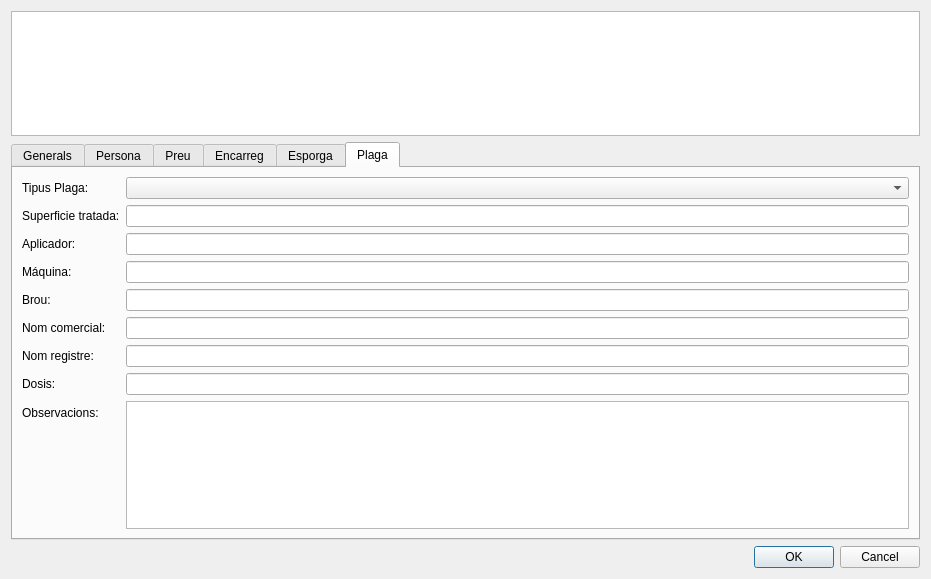
<?xml version="1.0" encoding="UTF-8"?>
<ui version="4.0">
 <class>Dialog</class>
 <widget class="QDialog" name="Dialog">
  <property name="geometry">
   <rect>
    <x>0</x>
    <y>0</y>
    <width>931</width>
    <height>579</height>
   </rect>
  </property>
  <property name="windowTitle">
   <string>Dialog</string>
  </property>
  <layout class="QVBoxLayout" name="verticalLayout">
   <item>
    <widget class="QTableView" name="tbl_main">
     <property name="alternatingRowColors">
      <bool>true</bool>
     </property>
     <property name="selectionMode">
      <enum>QAbstractItemView::SingleSelection</enum>
     </property>
     <property name="selectionBehavior">
      <enum>QAbstractItemView::SelectRows</enum>
     </property>
     <property name="sortingEnabled">
      <bool>true</bool>
     </property>
    </widget>
   </item>
   <item>
    <widget class="QTabWidget" name="tabWidget">
     <property name="currentIndex">
      <number>5</number>
     </property>
     <widget class="QWidget" name="tab">
      <attribute name="title">
       <string>Generals</string>
      </attribute>
      <layout class="QFormLayout" name="formLayout">
       <item row="0" column="0">
        <widget class="QLabel" name="label_2">
         <property name="text">
          <string>id:</string>
         </property>
        </widget>
       </item>
       <item row="0" column="1">
        <widget class="QLineEdit" name="id"/>
       </item>
       <item row="1" column="0">
        <widget class="QLabel" name="label">
         <property name="text">
          <string>ambit:</string>
         </property>
        </widget>
       </item>
       <item row="1" column="1">
        <widget class="QComboBox" name="ambit"/>
       </item>
       <item row="2" column="0">
        <widget class="QLabel" name="label_3">
         <property name="text">
          <string>data inici:</string>
         </property>
        </widget>
       </item>
       <item row="2" column="1">
        <widget class="QDateEdit" name="data_inici"/>
       </item>
       <item row="3" column="0">
        <widget class="QLabel" name="label_4">
         <property name="text">
          <string>data fi:</string>
         </property>
        </widget>
       </item>
       <item row="3" column="1">
        <widget class="QDateEdit" name="data_fi"/>
       </item>
       <item row="4" column="0">
        <widget class="QLabel" name="label_6">
         <property name="text">
          <string>tipus:</string>
         </property>
        </widget>
       </item>
       <item row="4" column="1">
        <widget class="QComboBox" name="tipus_incidencia"/>
       </item>
       <item row="5" column="0">
        <widget class="QLabel" name="label_5">
         <property name="text">
          <string>descripcio:</string>
         </property>
        </widget>
       </item>
       <item row="5" column="1">
        <widget class="QPlainTextEdit" name="descripcio"/>
       </item>
      </layout>
     </widget>
     <widget class="QWidget" name="tab_2">
      <attribute name="title">
       <string>Persona</string>
      </attribute>
      <layout class="QFormLayout" name="formLayout_3">
       <item row="0" column="0">
        <widget class="QLabel" name="label_7">
         <property name="text">
          <string>Persona de:</string>
         </property>
        </widget>
       </item>
       <item row="0" column="1">
        <widget class="QLineEdit" name="persona_de"/>
       </item>
       <item row="1" column="0">
        <widget class="QLabel" name="label_8">
         <property name="text">
          <string>Persona a:</string>
         </property>
        </widget>
       </item>
       <item row="1" column="1">
        <widget class="QLineEdit" name="persona_a">
         <property name="text">
          <string/>
         </property>
        </widget>
       </item>
       <item row="2" column="0">
        <widget class="QLabel" name="label_9">
         <property name="text">
          <string>Document:</string>
         </property>
        </widget>
       </item>
       <item row="2" column="1">
        <widget class="QLineEdit" name="document">
         <property name="text">
          <string/>
         </property>
        </widget>
       </item>
       <item row="3" column="0">
        <widget class="QLabel" name="label_10">
         <property name="text">
          <string>Partida:</string>
         </property>
        </widget>
       </item>
       <item row="3" column="1">
        <widget class="QPlainTextEdit" name="partida"/>
       </item>
      </layout>
     </widget>
     <widget class="QWidget" name="tab_5">
      <attribute name="title">
       <string>Preu</string>
      </attribute>
      <layout class="QFormLayout" name="formLayout_4">
       <item row="0" column="0">
        <widget class="QLabel" name="label_13">
         <property name="text">
          <string>Preu base</string>
         </property>
        </widget>
       </item>
       <item row="0" column="1">
        <widget class="QLineEdit" name="preu_base"/>
       </item>
       <item row="1" column="0">
        <widget class="QLabel" name="label_12">
         <property name="text">
          <string>IVA %:</string>
         </property>
        </widget>
       </item>
       <item row="1" column="1">
        <widget class="QLineEdit" name="iva">
         <property name="text">
          <string/>
         </property>
        </widget>
       </item>
       <item row="2" column="0">
        <widget class="QLabel" name="label_11">
         <property name="text">
          <string>Quantitat:</string>
         </property>
        </widget>
       </item>
       <item row="2" column="1">
        <widget class="QLineEdit" name="quantitat">
         <property name="text">
          <string/>
         </property>
        </widget>
       </item>
       <item row="3" column="0">
        <widget class="QLabel" name="label_14">
         <property name="text">
          <string>Unitat:</string>
         </property>
        </widget>
       </item>
       <item row="3" column="1">
        <widget class="QLineEdit" name="unitat">
         <property name="text">
          <string/>
         </property>
        </widget>
       </item>
       <item row="4" column="0">
        <widget class="QLabel" name="label_15">
         <property name="text">
          <string>Preu unitari:</string>
         </property>
        </widget>
       </item>
       <item row="4" column="1">
        <widget class="QLineEdit" name="preu_unitari">
         <property name="text">
          <string/>
         </property>
        </widget>
       </item>
       <item row="5" column="0">
        <widget class="QLabel" name="label_16">
         <property name="text">
          <string>Data factura:</string>
         </property>
        </widget>
       </item>
       <item row="5" column="1">
        <widget class="QDateEdit" name="data_factura"/>
       </item>
      </layout>
     </widget>
     <widget class="QWidget" name="tab_8">
      <attribute name="title">
       <string>Encarreg</string>
      </attribute>
      <layout class="QFormLayout" name="formLayout_5">
       <item row="0" column="0">
        <widget class="QLabel" name="label_18">
         <property name="text">
          <string>data encarreg:</string>
         </property>
        </widget>
       </item>
       <item row="0" column="1">
        <widget class="QDateEdit" name="data_encarreg"/>
       </item>
       <item row="1" column="0">
        <widget class="QLabel" name="label_17">
         <property name="text">
          <string>data execució:</string>
         </property>
        </widget>
       </item>
       <item row="1" column="1">
        <widget class="QDateEdit" name="data_execucio"/>
       </item>
       <item row="2" column="0">
        <widget class="QLabel" name="label_19">
         <property name="text">
          <string>observacions:</string>
         </property>
        </widget>
       </item>
       <item row="2" column="1">
        <widget class="QPlainTextEdit" name="observacions"/>
       </item>
      </layout>
     </widget>
     <widget class="QWidget" name="tab_6">
      <attribute name="title">
       <string>Esporga</string>
      </attribute>
      <layout class="QFormLayout" name="formLayout_6">
       <item row="0" column="0">
        <widget class="QLabel" name="label_20">
         <property name="text">
          <string>Tipus Esporga:</string>
         </property>
        </widget>
       </item>
       <item row="0" column="1">
        <widget class="QComboBox" name="tipus_esporga"/>
       </item>
       <item row="1" column="0">
        <widget class="QLabel" name="label_21">
         <property name="text">
          <string>Temporada Esporga:</string>
         </property>
        </widget>
       </item>
       <item row="1" column="1">
        <widget class="QComboBox" name="esporga_temporada"/>
       </item>
      </layout>
     </widget>
     <widget class="QWidget" name="tab_7">
      <attribute name="title">
       <string>Plaga</string>
      </attribute>
      <layout class="QFormLayout" name="formLayout_7">
       <item row="0" column="0">
        <widget class="QLabel" name="label_22">
         <property name="text">
          <string>Tipus Plaga:</string>
         </property>
        </widget>
       </item>
       <item row="0" column="1">
        <widget class="QComboBox" name="tipus_plaga"/>
       </item>
       <item row="1" column="0">
        <widget class="QLabel" name="label_29">
         <property name="text">
          <string>Superficie tratada:</string>
         </property>
        </widget>
       </item>
       <item row="1" column="1">
        <widget class="QLineEdit" name="plaga_superficie">
         <property name="text">
          <string/>
         </property>
        </widget>
       </item>
       <item row="2" column="0">
        <widget class="QLabel" name="label_27">
         <property name="text">
          <string>Aplicador:</string>
         </property>
        </widget>
       </item>
       <item row="2" column="1">
        <widget class="QLineEdit" name="plaga_aplicador"/>
       </item>
       <item row="3" column="0">
        <widget class="QLabel" name="label_28">
         <property name="text">
          <string>Máquina:</string>
         </property>
        </widget>
       </item>
       <item row="3" column="1">
        <widget class="QLineEdit" name="plaga_maquina">
         <property name="text">
          <string/>
         </property>
        </widget>
       </item>
       <item row="4" column="0">
        <widget class="QLabel" name="label_25">
         <property name="text">
          <string>Brou:</string>
         </property>
        </widget>
       </item>
       <item row="4" column="1">
        <widget class="QLineEdit" name="plaga_brou"/>
       </item>
       <item row="5" column="0">
        <widget class="QLabel" name="label_24">
         <property name="text">
          <string>Nom comercial:</string>
         </property>
        </widget>
       </item>
       <item row="5" column="1">
        <widget class="QLineEdit" name="plaga_nom_comercial">
         <property name="text">
          <string/>
         </property>
        </widget>
       </item>
       <item row="6" column="0">
        <widget class="QLabel" name="label_23">
         <property name="text">
          <string>Nom registre:</string>
         </property>
        </widget>
       </item>
       <item row="6" column="1">
        <widget class="QLineEdit" name="plaga_nom_registre">
         <property name="text">
          <string/>
         </property>
        </widget>
       </item>
       <item row="7" column="0">
        <widget class="QLabel" name="label_30">
         <property name="text">
          <string>Dosis:</string>
         </property>
        </widget>
       </item>
       <item row="7" column="1">
        <widget class="QLineEdit" name="plaga_dosis">
         <property name="text">
          <string/>
         </property>
        </widget>
       </item>
       <item row="8" column="0">
        <widget class="QLabel" name="label_26">
         <property name="text">
          <string>Observacions:</string>
         </property>
        </widget>
       </item>
       <item row="8" column="1">
        <widget class="QPlainTextEdit" name="plaga_observacions"/>
       </item>
      </layout>
     </widget>
    </widget>
   </item>
   <item>
    <widget class="QDialogButtonBox" name="buttonBox">
     <property name="orientation">
      <enum>Qt::Horizontal</enum>
     </property>
     <property name="standardButtons">
      <set>QDialogButtonBox::Cancel|QDialogButtonBox::Ok</set>
     </property>
    </widget>
   </item>
  </layout>
 </widget>
 <resources/>
 <connections>
  <connection>
   <sender>buttonBox</sender>
   <signal>accepted()</signal>
   <receiver>Dialog</receiver>
   <slot>accept()</slot>
   <hints>
    <hint type="sourcelabel">
     <x>248</x>
     <y>254</y>
    </hint>
    <hint type="destinationlabel">
     <x>157</x>
     <y>274</y>
    </hint>
   </hints>
  </connection>
  <connection>
   <sender>buttonBox</sender>
   <signal>rejected()</signal>
   <receiver>Dialog</receiver>
   <slot>reject()</slot>
   <hints>
    <hint type="sourcelabel">
     <x>316</x>
     <y>260</y>
    </hint>
    <hint type="destinationlabel">
     <x>286</x>
     <y>274</y>
    </hint>
   </hints>
  </connection>
 </connections>
</ui>
